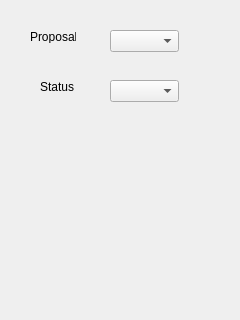
<?xml version="1.0" encoding="UTF-8"?>
<ui version="4.0">
 <class>DockWidget</class>
 <widget class="QDockWidget" name="DockWidget">
  <property name="geometry">
   <rect>
    <x>0</x>
    <y>0</y>
    <width>240</width>
    <height>320</height>
   </rect>
  </property>
  <property name="windowTitle">
   <string>DockWidget</string>
  </property>
  <widget class="QWidget" name="dockWidgetContents">
   <widget class="QLabel" name="label">
    <property name="geometry">
     <rect>
      <x>30</x>
      <y>30</y>
      <width>46</width>
      <height>13</height>
     </rect>
    </property>
    <property name="text">
     <string>Proposals</string>
    </property>
   </widget>
   <widget class="QComboBox" name="comboBox">
    <property name="geometry">
     <rect>
      <x>110</x>
      <y>30</y>
      <width>69</width>
      <height>22</height>
     </rect>
    </property>
   </widget>
   <widget class="QLabel" name="label_2">
    <property name="geometry">
     <rect>
      <x>40</x>
      <y>80</y>
      <width>46</width>
      <height>13</height>
     </rect>
    </property>
    <property name="text">
     <string>Status</string>
    </property>
   </widget>
   <widget class="QComboBox" name="ProposalStatus">
    <property name="geometry">
     <rect>
      <x>110</x>
      <y>80</y>
      <width>69</width>
      <height>22</height>
     </rect>
    </property>
   </widget>
  </widget>
 </widget>
 <resources/>
 <connections/>
</ui>
